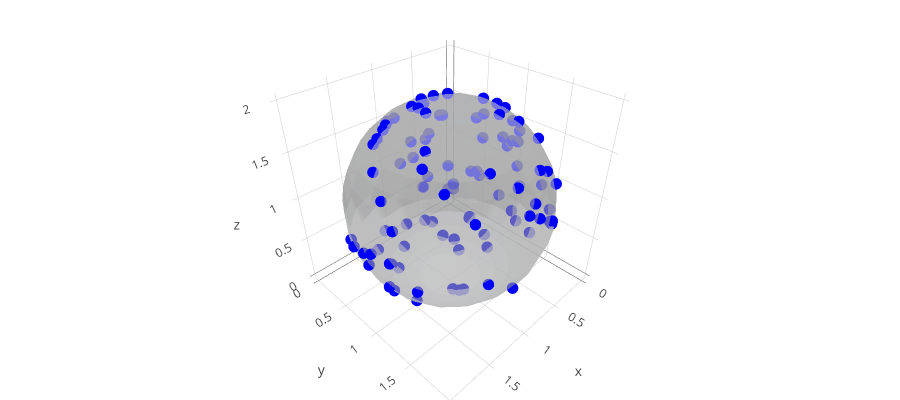

Notebook code cell kept with this figure:
### Markdown cell above
We will plot them to make sure they all really sit on the sphere

### Code cell
# Plot sphere wire-frame
def plot_sphere_surface(center, radius, **kwargs):
    theta_vec = np.linspace(0, np.pi, 20)
    phi_vec = np.linspace(0, 2*np.pi, 20)
    x_sphere = center[0]+ radius * np.outer(np.cos(phi_vec), np.sin(theta_vec))
    y_sphere = center[1]+ radius * np.outer(np.sin(phi_vec), np.sin(theta_vec))
    z_sphere = center[2]+ radius * np.outer(np.ones(np.size(phi_vec)), np.cos(theta_vec))
    sphere_trace= go.Surface(
        x=x_sphere,
        y=y_sphere,
        z=z_sphere,
        surfacecolor=np.zeros_like(z_sphere),
        opacity=0.6,
        showscale=False,
        **kwargs)
    return sphere_trace
sphere_gt_trace = plot_sphere_surface(center=center_gt, radius=radius_gt)

# Plot points
layout = go.Layout(
    autosize=True,
    height=400,
    title="3D Points",
    margin=dict(l=0, r=0, b=0, t=0))
pts_trace = go.Scatter3d(
    x=pts[:, 0],
    y=pts[:, 1],
    z=pts[:, 2],
    mode='markers',
    marker={'size': 4, 'color':'blue'})
data = go.Data([pts_trace, sphere_gt_trace])
figure = go.Figure(data=data,layout=layout)
config = {'showLink': False}
iplot(figure, config=config)
